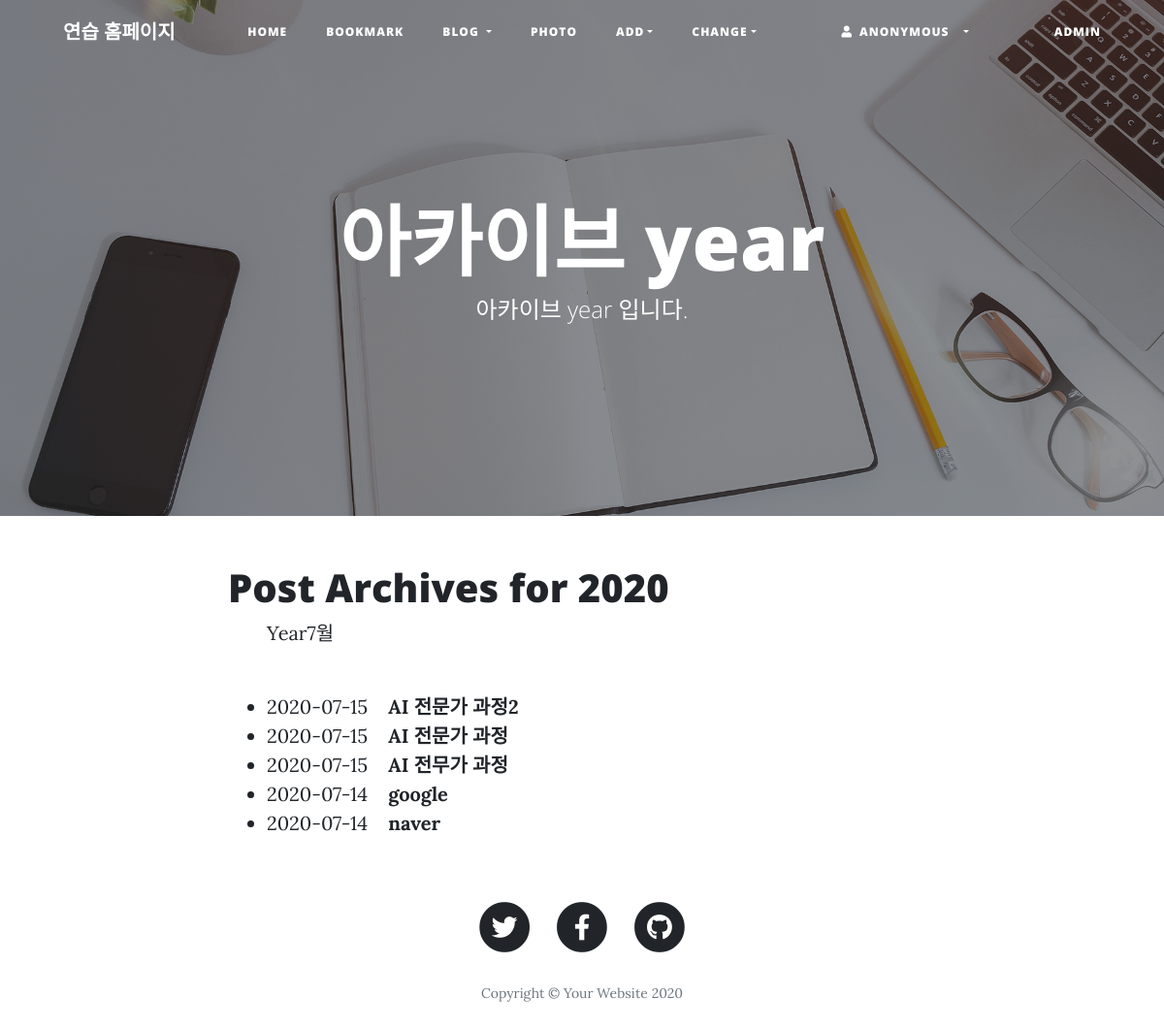
The page /blog/archive/2020 on the database as committed earlier.
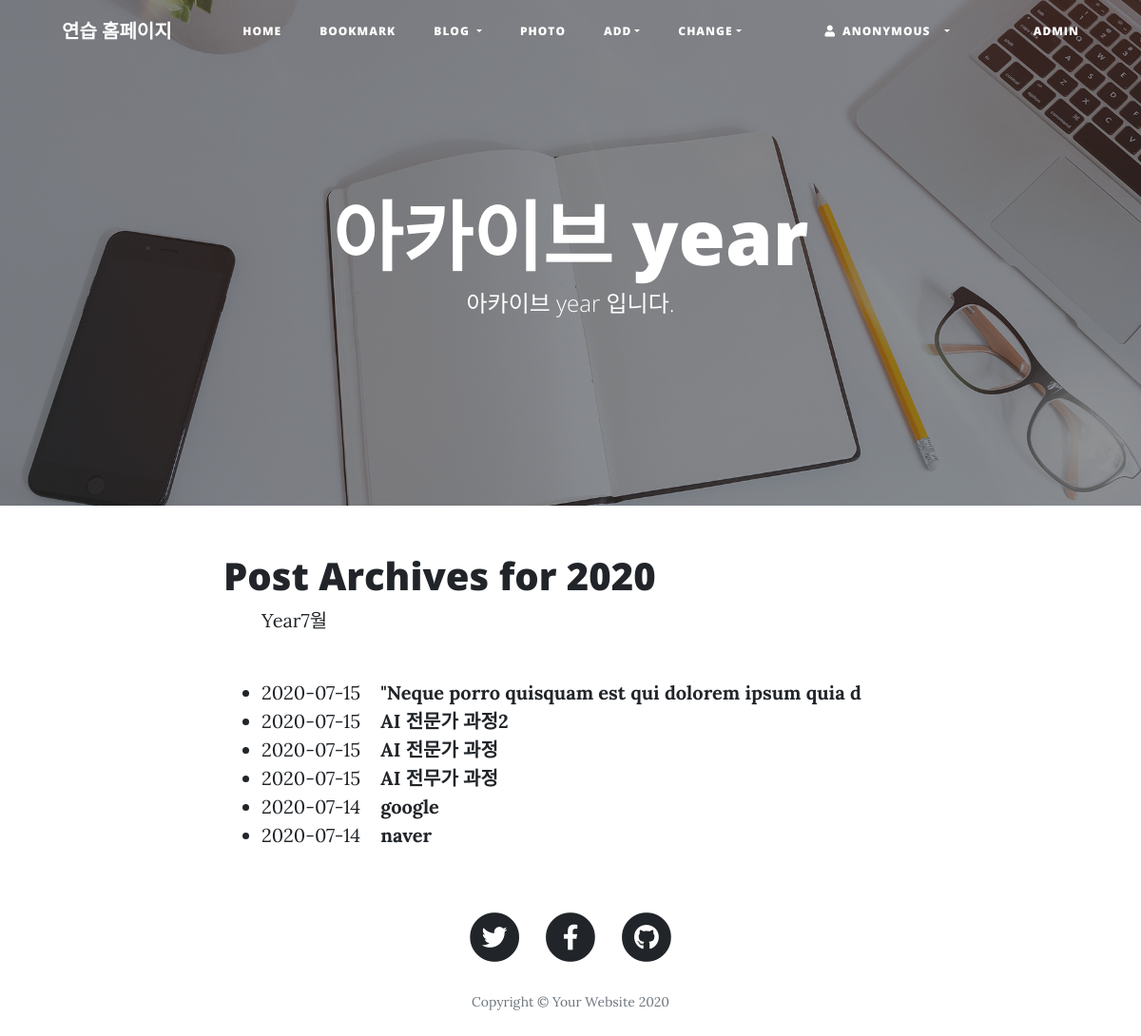
The same page on the database as committed later.
### blog/models.py (models this page shows, shortened)
class Post(models.Model):
    title = models.CharField(verbose_name='TITLE', max_length=50)
    slug = models.SlugField('SLUG', unique=True, allow_unicode=True, help_text='one word for title for title alias.')
    description = models.CharField('DESCRIPTION', max_length=100, blank=True, help_text='simple description text.')
    content = models.TextField('CONTENT')
    create_dt = models.DateTimeField('CREATE DATE', auto_now_add=True)
    modify_dt = models.DateTimeField('MODIFY DATE', auto_now=True)
    tags = TaggableManager(blank=True)
    owner = models.ForeignKey(User, on_delete=models.CASCADE, verbose_name='OWNER', blank=True, null=True)
    class Meta:
        verbose_name = 'post'
        verbose_name_plural = 'posts'
        db_table = 'blog_posts'
        ordering = ('-modify_dt',)
    def get_absolute_url(self):
        return reverse('blog:post_detail', args=(self.slug,))

### blog/views.py (the view)
# urls.py: path('archive/<int:year>', views.PostYAV.as_view(), name='post_year_archive'),
class PostYAV(YearArchiveView):
    model = Post
    date_field = 'modify_dt'
    make_object_list = True

### blog/templates/blog/post_archive_year.html (shortened to what this page needs)
{% extends 'base.html' %}
{% load static %}
{% block header %}
<header class="masthead" style="background-image: url({% static 'img/home-bg.jpg' %})">
    <div class="overlay"></div>
    <div class="container">
      <div class="row">
        <div class="col-lg-8 col-md-10 mx-auto">
          <div class="site-heading">
            <h1> 아카이브 year </h1>
            <span class="subheading"> 아카이브 year 입니다.</span>
          </div>
        </div>
      </div>
    </div>
  </header>
{% endblock %}
{% block content %}
<div class="container">
    <div class="row">
      <div class="col-lg-8 col-md-10 mx-auto">
        <h1>Post Archives for {{ year|date:"Y" }}</h1>
        <ul>
            {% for date in date_list %}
            <li style="display: inline;">
                <a href="{% url 'blog:post_month_archive' year|date:'Y' date|date:'b' %}">Year{{date|date:"F" }}</a>
            </li>
            {% endfor %}
        </ul>
        <br>
        <div>
            <ul>
                {% for post in object_list %}
                <li>{{ post.modify_dt|date:"Y-m-d" }}&nbsp;&nbsp;&nbsp;
                    <a href="{{ post.get_absolute_url  }}"><strong>{{ post.title }}</strong></a>
                </li>
                {% endfor %}
            </ul>
        </div>
      </div>
    </div>
</div>
{% endblock %}

Rows that differ between the two databases and show on the page:
added Post: modify_dt "2020-07-15", title "\"Neque porro quisquam est qui dolorem ipsum quia d"
